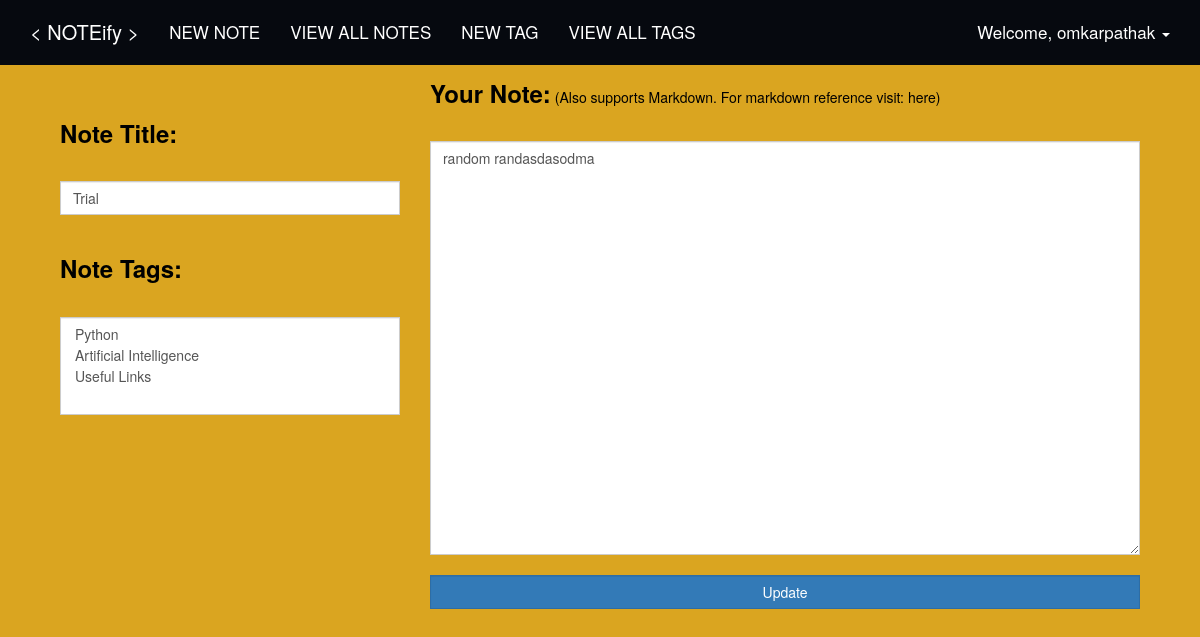
Page /notes/edit/24/ (signed in) on the earlier database version.
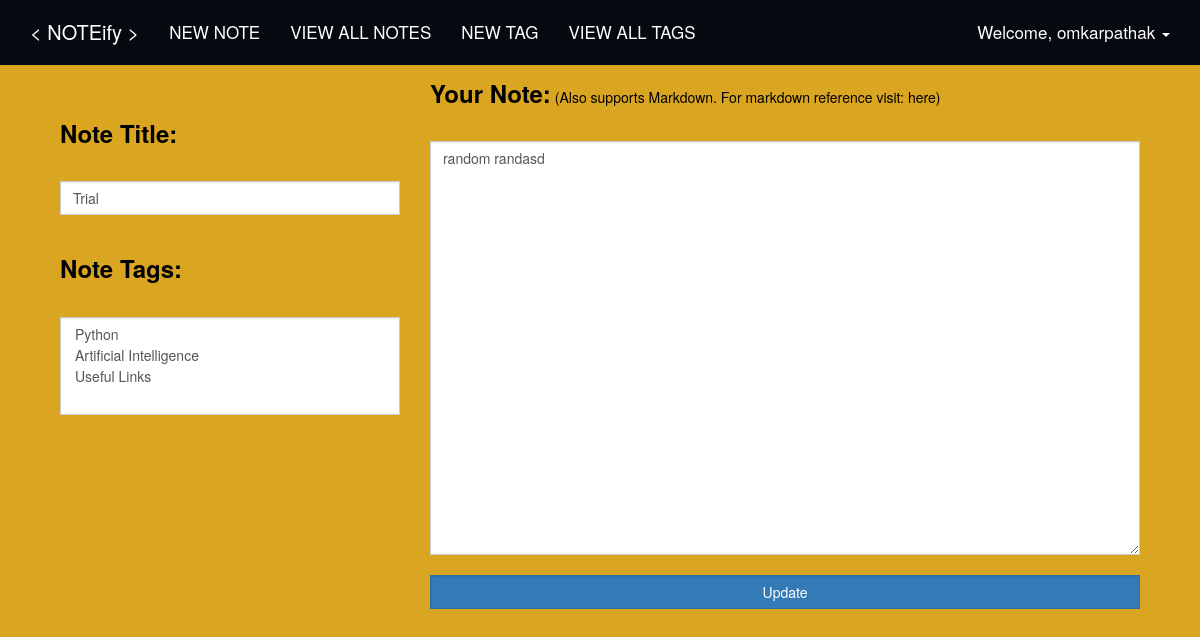
Same page on the later database version.
### tables this page shows
CREATE TABLE `notes` (
  `id` INTEGER NOT NULL PRIMARY KEY AUTOINCREMENT,
  `created` TIMESTAMP NOT NULL DEFAULT (strftime('%Y-%m-%d %H:%M:%S', 'now', 'localtime')),
  `updated` TIMESTAMP NOT NULL DEFAULT (strftime('%Y-%m-%d %H:%M:%S', 'now', 'localtime')),
  `note_title` VARCHAR(255),
  `note` TEXT,
  `note_markdown` TEXT,
  `tags` VARCHAR(200),
  `user_id` INTEGER,
  FOREIGN KEY(user_id) REFERENCES users(id)
);

### core/views.py (the view, shortened to what this page needs)
@core.route("/notes/edit/<note_id>/", methods=['GET', 'POST'])
@login_required
def edit_note(note_id):
    form = AddNoteForm()
    form.tags.choices = functions.get_all_tags(session['id'])
    form.tags.default = functions.get_tag_using_note_id(note_id)
    form.tags.process(request.form)
    if form.tags.choices is None:
        form.tags = None
    if request.method == 'GET':
        data = functions.get_data_using_id(note_id)
        form.note_id.data = note_id
        form.note_title.data = data[0][3]
        form.note.data = data[0][5]
        return render_template('edit_note.html', form=form, username=session['username'], id=note_id)

### utils/forms.py
class AddNoteForm(FlaskForm):
    note_id = HiddenField("Note ID:")
    note_title = TextField('Note Title:', [validators.Required("Please enter \
      a note title.")])
    note = PageDownField('Your Note:')
    tags = SelectMultipleField('Note Tags:')
    submit = SubmitField('Add Note')

### utils/functions.py (called while the page is built)
def get_database_connection():
    import sqlite3
    sqlite_file = 'notes.db'
    file_exists = os.path.isfile(sqlite_file)
    conn = sqlite3.connect(sqlite_file)
    if not file_exists:
        create_sqlite_tables(conn)
    return conn

def get_data_using_id(id):
    conn = get_database_connection()
    try:
        cursor = conn.cursor()
        cursor.execute('SELECT * FROM notes WHERE id=' + str(id))
        results = cursor.fetchall()
        cursor.close()
        return results
    except:
        cursor.close()

def get_tag_using_note_id(id):
    conn = get_database_connection()
    try:
        cursor = conn.cursor()
        cursor.execute('SELECT tags FROM notes WHERE id=?', (str(id), ))
        results = cursor.fetchall()
        results = results[0][0].split(',')
        cursor.close()
        return results
    except:
        cursor.close()

### templates/edit_note.html (shortened to what this page needs)
{% extends "index.html" %}
{% block content %}
    <div class="container">
        <div class="col-lg-12 col-md-12 col-sm-12 col-xs-12">
            <form method="POST" action="/notes/edit/{{ id }}/">
                <div class="col-lg-4 col-md-4 col-sm-12 col-xs-12">
                    <br>
                    <h3>{{ form.note_title.label }}</h3>
                    <br>
                    {{ form.note_title(class='form-control no_borders') }}
                    <br>
                    {% if form.tags %}
                    <h3>{{ form.tags.label }}</h3>
                    <br>
                    {{ form.tags(class='form-control no_borders') }}</h3>
                    {% endif %}
                </div>
                <div class="col-lg-8 col-md-8 col-sm-12 col-xs-12">
                    <div class="inline-headers">
                        <h3> {{ form.note.label }} </h3>
                        <h5>
                            (Also supports Markdown. For markdown reference visit: <a href="https://en.support.wordpress.com/markdown-quick-reference/">here</a>)
                        </h5>
                    </div>
                    <br>
                    {{ form.note(class='form-control no_borders', rows=20, cols="35") }}
                    <br>
                    <input type="submit" value="Update" class='form-control no_borders btn btn-primary'>
                </div>
            </form>
        </div>
    </div>
{% endblock %}

Differences in the rows shown:
changed notes "Trial": note "random randasdasodma" → "random randasd"
